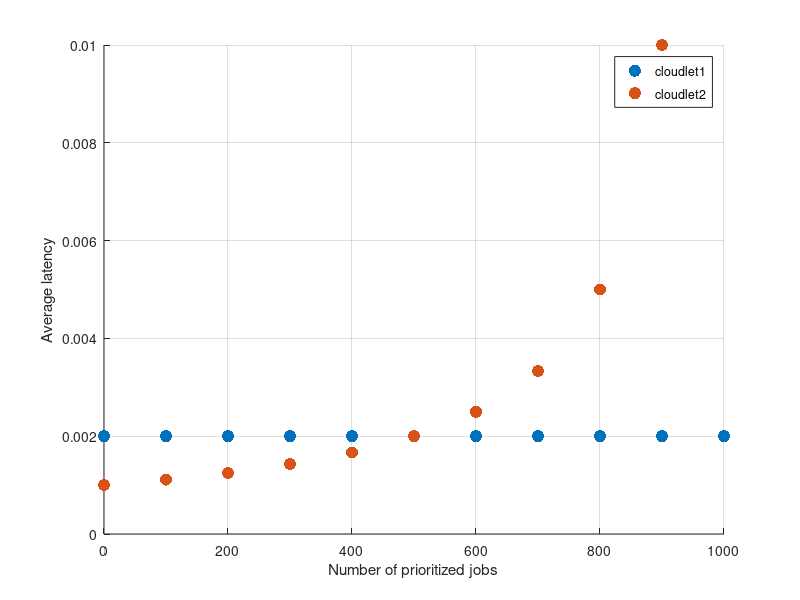

Write MATLAB code to recreate this figure. (Note: this script raises an error after producing the figure.)
clc,clear;close all;

maxlambda = 11;
latency_nooffload_p = [];
latency_offload_p = [];
latency_mm1_1_p = [];
latency_mm1_2_p = [];

lambda = [500, 0];
lambda_p = [];
b = 1.0*10^-3;

lambda_offload1 = zeros(11);
lambda_nooffload1 = zeros(11);
lambda_offload2 = zeros(11);
lambda_nooffload2 = zeros(11);
lambda1 = zeros(11);
lambda2 = zeros(11);
rho1 = zeros(11);
rho2 = zeros(11);
E_nooffload1 = zeros(11);
E_nooffload2 = zeros(11);
E_offload1 = zeros(11);
E_offload2 = zeros(11);

utility1 = zeros(11);
utility2 = zeros(11);

E_mm1_1 = 0;
E_mm1_2 = 0;


varphi = linspace(0, 1, 11);
varphi_1 = 0;
varphi_2 = 0;

d_rq = 5*10^-3;

for n=1:maxlambda
    lambda(2) = 100*(n-1);
    lambda_p = [lambda_p lambda(2)];
    
    E_mm1_1 = 1/(1/b - lambda(1));
    E_mm1_2 = 1/(1/b - lambda(2));
    latency_nooffload_p = [latency_nooffload_p E_nooffload1];
    latency_mm1_1_p = [latency_mm1_1_p E_mm1_1];
    latency_mm1_2_p = [latency_mm1_2_p E_mm1_2];
end

lambda = [400, 900];
for i=1:11
    varphi_1 = varphi(i);
    for j=1:11
        varphi_2 = varphi(j);
        lambda_offload1(i,j) = varphi_1*lambda(1);
        lambda_nooffload1(i,j) = (1-varphi_1)*lambda(1);
        lambda_offload2(i,j) = varphi_2*lambda(2);
        lambda_nooffload2(i,j) = (1-varphi_2)*lambda(2);
        lambda1(i,j) = (1-varphi_1)*lambda(1) + varphi_2*lambda(2);
        lambda2(i,j) = varphi_1*lambda(1) + (1-varphi_2)*lambda(2);
        rho1(i,j) = (1-varphi_1)*lambda(1)*b + varphi_2*lambda(2)*b;
        rho2(i,j) = varphi_1*lambda(1)*b + (1-varphi_2)*lambda(2)*b;
        if rho1(i,j) >= 1 || rho2(i,j) >= 1
            lambda1(i,j) = 0;
            lambda2(i,j) = 0;
            lambda_offload1(i,j) = 0;lambda_nooffload1(i,j) = 0;
            lambda_offload2(i,j) = 0;lambda_nooffload2(i,j) = 0;
            utility1(i,j) = -1;
            utility2(i,j) = -1;
            continue;
        end
        if varphi_1 == 0
            E_offload1(i,j) = 0;
            E_nooffload2(i,j) = 1/(1/b - lambda2(i,j));
        else
            E_offload1(i,j) = (varphi_1*lambda(1)*b*b + (1-varphi_2)*lambda(2)*b*b)/((1-varphi_1*lambda(1)*b)*(1-varphi_2*lambda(2)*b-(1-varphi_1)*lambda(1)*b)) + b + 2.0*10^-3;
            E_nooffload2(i,j) = (varphi_1*lambda(1)*b*b + (1-varphi_2)*lambda(2)*b*b)/((1-varphi_1*lambda(1)*b)) + b;
        end
        if varphi_2 == 0
            E_offload2(i,j) = 0;
            E_nooffload1(i,j) = 1/(1/b - lambda1(i,j));
        else 
            E_offload2(i,j) = ((1-varphi_1)*lambda(1)*b*b + varphi_2*lambda(2)*b*b)/((1-varphi_2*lambda(2)*b)*(1-varphi_1*lambda(1)*b-(1-varphi_2)*lambda(2)*b)) + b + 2.0*10^-3;
            E_nooffload1(i,j) = ((1-varphi_1)*lambda(1)*b*b + varphi_2*lambda(2)*b*b)/((1-varphi_2*lambda(2)*b)) + b;

        end

        utility1(i,j) = (-lambda_offload1(i,j) + lambda_offload2(i,j) + 0.1*lambda1(i,j))*b + 100*(lambda_offload1(i,j)*b*(d_rq-E_offload1(i,j)) + lambda_nooffload1(i,j)*b*(d_rq-E_nooffload1(i,j)));
        utility2(i,j) = (-lambda_offload2(i,j) + lambda_offload1(i,j) + 0.1*lambda2(i,j))*b + 100*(lambda_offload2(i,j)*b*(d_rq-E_offload2(i,j)) + lambda_nooffload2(i,j)*b*(d_rq-E_nooffload2(i,j)));
    end
end

utility1_latency_offload = d_rq - E_offload1;
utility1_latency_nooffload = d_rq - E_nooffload1;
utility2_latency_offload = d_rq - E_offload2;
utility2_latency_nooffload = d_rq - E_nooffload2;




f1 = figure;
f2 = figure;
f3 = figure;
f4 = figure;
f5 = figure;

 figure(f1);
 hold on
 grid on
 scatter(lambda_p, latency_mm1_1_p(1:maxlambda),75, 'filled', 'blue');
 scatter(lambda_p, latency_mm1_2_p(1:maxlambda), 75, 'filled', 'red'); 
 ylim([0 inf]);
 xlabel('Number of prioritized jobs'); ylabel('Average latency');
 l1 = legend('cloudlet1', 'cloudlet2');
 l1.FontSize = 10;
 hold off

figure(f2);
hold on
grid on
for i=1:11
    scatter3(varphi(i), varphi, utility1_latency_offload(i,:), 100, 'filled','blue');
    scatter3(varphi(i), varphi, utility1_latency_nooffload(i,:), 100, 'filled', 'red');
end
zlim([-3*10^-3 inf]);
hold off
figure(f3);
hold on
grid on
for i=1:11
    scatter3(varphi(i), varphi, utility2_latency_offload(i,:), 100, 'filled','blue');
    scatter3(varphi(i), varphi, utility2_latency_nooffload(i,:), 100, 'filled', 'red');
end
zlim([-3*10^-3 inf]);
hold off
figure(f4);
hold on
grid on
for i=1:11
    scatter3(varphi(i), varphi, lambda1(i,:), 100, 'filled','blue');
    scatter3(varphi(i), varphi, lambda2(i,:), 100, 'filled', 'red');
end
hold off
figure(f5);
hold on
grid on
for i=1:11
    scatter3(varphi(i), varphi, utility1(i,:), 100, 'filled','blue');
    scatter3(varphi(i), varphi, utility2(i,:), 100, 'filled', 'red');
end
hold off